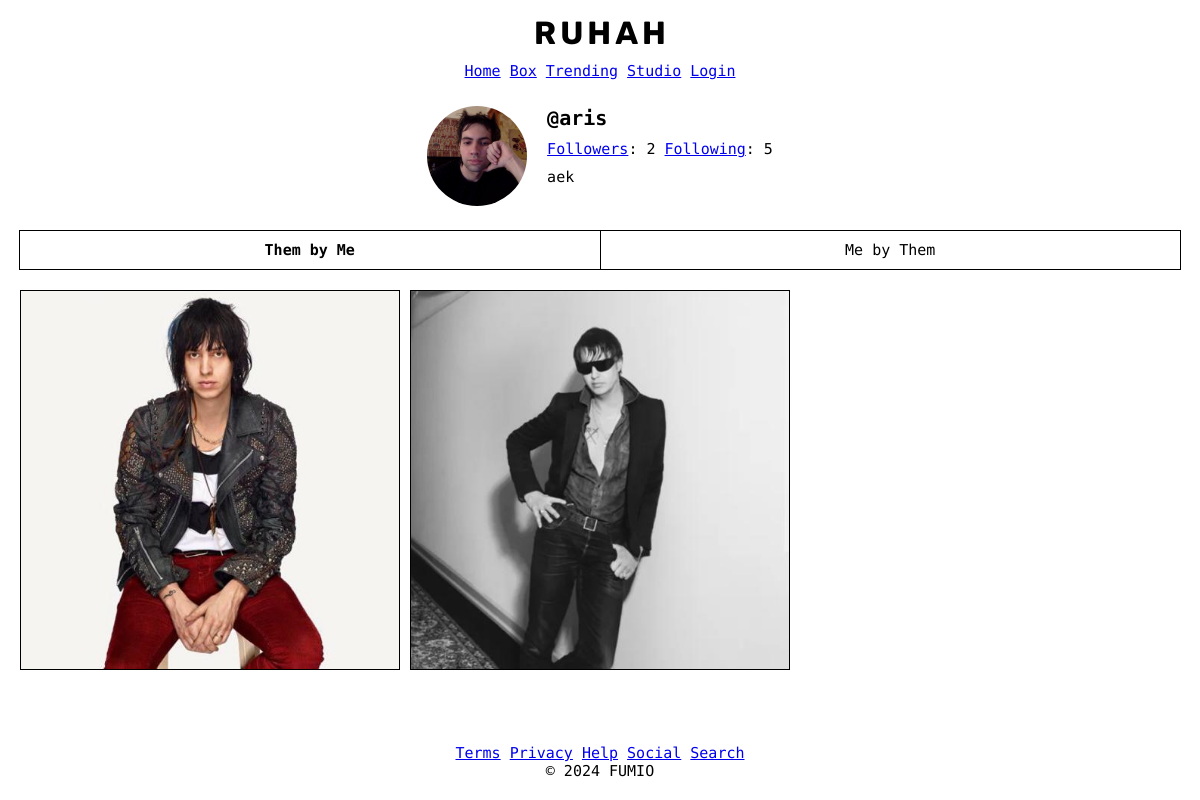
/accounts/aris/, run on the app's committed database.
### accounts/models.py (models this page shows, shortened)
class CustomUser(AbstractUser):
    is_stylist = models.CharField(max_length=10, choices=[('yes', 'Yes'), ('no', 'No')], default='no')
    is_customer = models.CharField(max_length=10, choices=[('yes', 'Yes'), ('no', 'No')], default='no')
    is_seller = models.CharField(max_length=10, choices=[('yes', 'Yes'), ('no', 'No')], default='no')
    bio = models.CharField(max_length=150, blank=True, null=True)
    name = models.CharField(max_length=30, blank=True, null=True)
    pfp = models.ImageField(upload_to='pfps/', blank=True, null=True, default='pfps/default_img.jpg')
    followers_list = models.ManyToManyField(
        'self',
        through='UserFollows',
        symmetrical=False,
        related_name='following_list'
    )
    @property
    def followers_num(self):
        return UserFollows.objects.filter(user_to=self).count()
    @property
    def following_num(self):
        return UserFollows.objects.filter(user_from=self).count()

### core/models.py (models this page shows, shortened)
class Outfit(models.Model):
    rating = models.IntegerField(default=1000)
    image = models.ImageField(upload_to="outfits/", default="outfits/default_img.jpg")
    portrait = models.ImageField(upload_to="portraits/", default="portraits/default_img.jpg")
    ticket_id = models.ForeignKey('box.Ticket', on_delete=models.SET_NULL, null=True, blank=True)
    maker_id = models.ForeignKey(settings.AUTH_USER_MODEL, on_delete=models.SET_NULL, null=True, blank=True)
    timestamp = models.DateTimeField(default=timezone.now)
    items = models.ManyToManyField('studio.Item', blank=True)
    class Meta:
        db_table = 'outfit_table'

### accounts/views.py (the view)
# urls.py: path('<str:username>/', views.public_profile, name='public_profile'),
def public_profile(request, username):
    profile_user = get_object_or_404(CustomUser, username=username)
    is_own_profile = (request.user == profile_user)
    is_following = False
    if request.user.is_authenticated and not isinstance(request.user, AnonymousUser):
        is_following = UserFollows.objects.filter(user_from=request.user, user_to=profile_user).exists()
    context = {
        'profile_user': profile_user,
        'is_own_profile': is_own_profile,
        'is_following': is_following,
    }
    return render(request, 'accounts/public_profile.html', context)

### accounts/templates/accounts/public_profile.html (shortened to what this page needs)
{% extends "core/base.html" %}
{% block content %}
  {% include "accounts/public_profile_content.html" %}
{% endblock %}

### accounts/templates/accounts/public_profile_content.html (shortened to what this page needs)
<div class="profile-container">
    <div class="profile-left">
        {% if profile_user.pfp %}
            <img src="{{ profile_user.pfp.url }}" alt="Profile Picture" class="profile-picture">
        {% endif %}
    </div>
    <div class="profile-right">
        <div class="profile-row">
            <span class="profile-username">@{{ profile_user.username }}</span>
        </div>
        <div class="profile-row">
            <a href="{% url 'accounts:followers_list' profile_user.username %}">Followers</a>: {{ profile_user.followers_num }}
            <a href="{% url 'accounts:following_list' profile_user.username %}">Following</a>: {{ profile_user.following_num }}
        </div>
        <div class="profile-row">
            {% if profile_user.bio %} {{ profile_user.bio }} {% endif %}
        </div>
    </div>
</div>
<div class="button-row">
    <div id="button-them-by-me" class="button-left active-button" onclick="showThemByMe()">Them by Me</div>
    <div id="button-me-by-them" class="button-right" onclick="showMeByThem()">Me by Them</div>
</div>
<div id="outfit-container">
    <div id="them-by-me-content" class="outfit-grid">
        {% for outfit in profile_user.outfit_set.all %}
            {% if 'default_img.jpg' not in outfit.portrait.url %}
            <div class="outfit-item" onclick="toggleImage(this)">
                <img src="{{ outfit.portrait.url }}" alt="Outfit Portrait" class="portrait" style="display: block;">
            </div>
            {% endif %}
        {% endfor %}
    </div>
</div>

### core/static/core/styles.css (style rules this page uses)
html { height: 100%; }
body { display: flex; flex-direction: column; min-height: 100vh; margin: 0 20px; font-family: 'Roboto Mono'; font-size: 15px; }

### accounts/templates/accounts/public_profile_content.html (style rules this page uses)
.profile-container { display: flex; align-items: flex-start; margin-top: -25px; margin-left: 15%; margin-right: 15%; justify-content: center; }
.profile-left { margin-right: 20px; }
.profile-right { display: flex; flex-direction: column; align-items: flex-start; }
.profile-row { margin-bottom: 10px; }
.profile-username { font-size: 20px; font-weight: bold; }
.profile-picture { width: 100px; height: 100px; border-radius: 50%; object-fit: cover; }
.button-row { display: flex; justify-content: space-between; border: 1px solid black; margin-top: 20px; width: 100%; }
.button-left, .button-right { flex: 1; padding: 10px; text-align: center; border-right: 1px solid black; cursor: pointer; }
.button-right { border-right: none; }
.active-button { font-weight: bold; }
.outfit-grid { display: grid; grid-template-columns: repeat(3, 1fr); grid-gap: 10px; margin-top: 20px; }
.outfit-item { display: flex; flex-direction: column; border: 1px solid black; overflow: hidden; }
.outfit-item img { width: 100%; height: auto; aspect-ratio: 1 / 1; object-fit: cover; }

### data on the page
CustomUser: pfp (picture), username "aris", followers_num "2", following_num "5", bio "aek"
Outfit: portrait (picture)
Outfit: portrait (picture)
